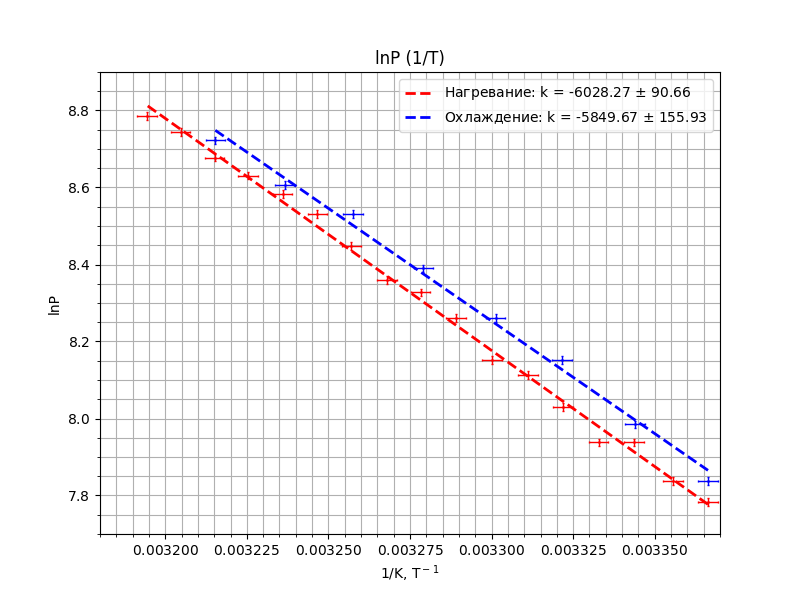

This figure's Python source:
import numpy as np
import matplotlib.pyplot as plt


def fit_line(x, y):
    A = np.vstack([x, np.ones(len(x))]).T
    k, b = np.linalg.lstsq(A, y, rcond=None)[0]
    return k, b


def read_points(filename):
    with open(filename, 'r') as file:
        lines = file.readlines()
        x = [float(line.split()[0]) for line in lines]
        y = [float(line.split()[1]) for line in lines]
    return x, y


colors = ['red', 'blue']

plt.figure(figsize=(8, 6))
plt.grid(which="both")
plt.minorticks_on()
plt.tick_params(which="minor", bottom=True, left=True)

text = ['Нагревание', 'Охлаждение']
N = [17, 8]

for i in range(2):
    x, y = read_points(f'data_second_{i}.txt')
    k, b = fit_line(x, y)
    sr_x2 = 0
    sr_x = 0
    sr_y = 0
    sr_y2 = 0
    for e in range(N[i]):
        sr_x2 = sr_x2 + x[e] * x[e]
        sr_x = sr_x + x[e]
    sr_x2 = sr_x2 / N[i]
    sr_x = sr_x / N[i]
    for h in range(N[i]):
        sr_y2 = sr_y2 + y[h] * y[h]
        sr_y = sr_y + y[h]
    sr_y2 = sr_y2 / N[i]
    sr_y = sr_y / N[i]
    error_k = (1 / (N[i]**0.5)) * (((sr_y2 - sr_y*sr_y) / (sr_x2 - sr_x*sr_x) - k**2)**0.5)
    c = []
    for j in range(len(x)):
        c.append(k * x[j] + b)
    plt.plot(x, c, color=colors[i], linestyle='dashed', linewidth=2, label=f'{text[i]}: k = {round(k,2)} $\pm$ {round(error_k,2)}')
    plt.errorbar(x, y, xerr=0.000003, yerr=0.01, fmt='.', color=colors[i], markersize='2', capsize=1, elinewidth=1)

plt.legend()
plt.xlabel('1/K, T$^-$$^1$')
plt.ticklabel_format(style='scientific', useMathText=True)
plt.gca().get_yaxis().get_major_formatter().set_useOffset(False)
plt.ylabel('lnP')
plt.title('lnP (1/T)')
plt.xlim(0.00318, 0.00337)
plt.ylim(7.7, 8.9)

plt.show()
